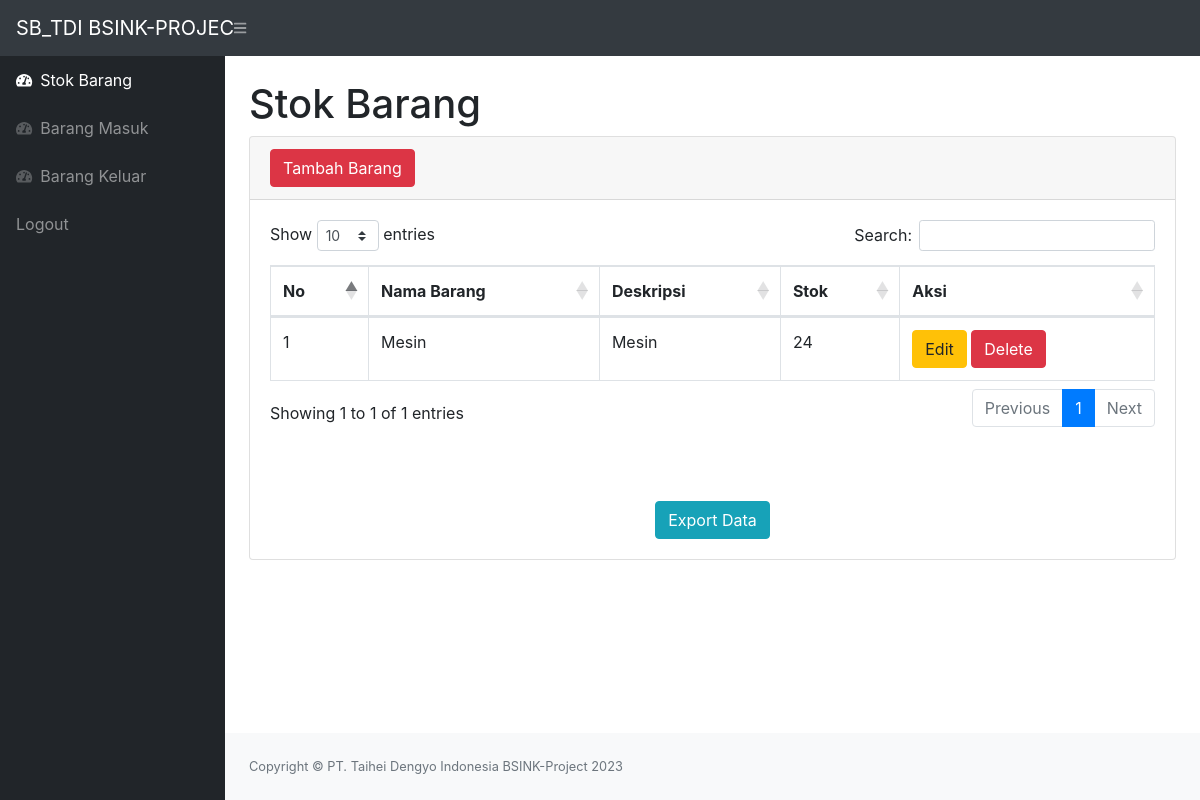
The page /index.php (signed in) on the database its author committed.
### tables this page shows
CREATE TABLE `stock` (
  `idbarang` int(11) NOT NULL,
  `namabarang` varchar(25) NOT NULL,
  `deskripsi` varchar(25) NOT NULL,
  `stock` int(11) NOT NULL
);

### index.php (the view, shortened to what this page needs)
<?php
require 'function.php';
?>
<!DOCTYPE html>
<html lang="en">
    <head>
        <link href="css/styles.css" rel="stylesheet" />
        <link href="https://cdn.datatables.net/1.10.20/css/dataTables.bootstrap4.min.css" rel="stylesheet" />
    </head>
    <body class="sb-nav-fixed">
        <nav class="sb-topnav navbar navbar-expand navbar-dark bg-dark">
        <a class="navbar-brand" href="index.php">SB_TDI BSINK-PROJEC</a>
            <button class="btn btn-link btn-sm order-1 order-lg-0" id="sidebarToggle" href="#"><i class="fas fa-bars"></i></button>
        </nav>
        <div id="layoutSidenav">
            <div id="layoutSidenav_nav">
                <nav class="sb-sidenav accordion sb-sidenav-dark" id="sidenavAccordion">
                    <div class="sb-sidenav-menu">
                        <div class="nav">
                            <a class="nav-link" href="index.php">
                                <div class="sb-nav-link-icon"><i class="fas fa-tachometer-alt"></i></div>
                                Stok Barang
                            </a>
                            <a class="nav-link" href="masuk.php">
                                <div class="sb-nav-link-icon"><i class="fas fa-tachometer-alt"></i></div>
                                Barang Masuk
                            </a>
                            <a class="nav-link" href="keluar.php">
                                <div class="sb-nav-link-icon"><i class="fas fa-tachometer-alt"></i></div>
                                Barang Keluar
                            </a>
                            <a class="nav-link" href="logout.php">
                                Logout
                            </a>
                        </div>
                    </div>
                </nav>
            </div>
            <div id="layoutSidenav_content">
                <main>
                    <div class="container-fluid">
                        <h1 class="mt-4">Stok Barang</h1>
                        <div class="card mb-4">
                            <div class="card-header">
                            <button type="button" class="btn btn-danger" data-toggle="modal" data-target="#myModal"> Tambah Barang
                            </button>
                            </div>
                            <div class="card-body">
                                <div class="table-responsive">
                                    <table class="table table-bordered" id="dataTable" width="100%" cellspacing="0">
                                        <thead>
                                            <tr>
                                                <th>No</th>
                                                <th>Nama Barang</th>
                                                <th>Deskripsi</th>
                                                <th>Stok</th>
                                                <th>Aksi</th>
                                            </tr>
                                        </thead>
                                        <tbody>
                                        <?php
                                            $ambilsemuadatastock = mysqli_query($conn,"select * from stock");
                                            $i = 1;
                                            while($data=mysqli_fetch_array($ambilsemuadatastock)){
	                                            $namabarang = $data['namabarang'];
	                                            $deskripsi = $data['deskripsi'];
	                                            $stock = $data['stock'];
	                                            $idb = $data['idbarang'];
                                        ?>
                                        <tr>
	                                        <td><?=$i++;?></td>
	                                        <td><?=$namabarang;?></td>
	                                        <td><?=$deskripsi;?></td>
	                                        <td><?=$stock;?></td>
                                            <td>
                                                <button type="button" class="btn btn-warning" data-toggle="modal" data-target="#edit<?=$idb;?>"> Edit</button>
                                                <button type="button" class="btn btn-danger" data-toggle="modal" data-target="#delete<?=$idb;?>"> Delete</button>
                                            </td>
                                        </tr>
                                        <?php
                                        };
                                        ?>
                                        </tbody>
                                    </table>
                                    <br>
                                    <br>
                                    <br>
                                    <center><a href="export.php" class="btn btn-info">Export Data</a></center>
                                </div>
                            </div>
                        </div>
                    </div>
                </main>
                <footer class="py-4 bg-light mt-auto">
                    <div class="container-fluid">
                        <div class="d-flex align-items-center justify-content-between small">
                            <div class="text-muted">Copyright &copy; PT. Taihei Dengyo Indonesia BSINK-Project 2023</div>
                        </div>
                    </div>
                </footer>
            </div>
        </div>
    </body>
</html>

### rows shown on the page
stock: namabarang "Mesin", deskripsi "Mesin", stock "24"
